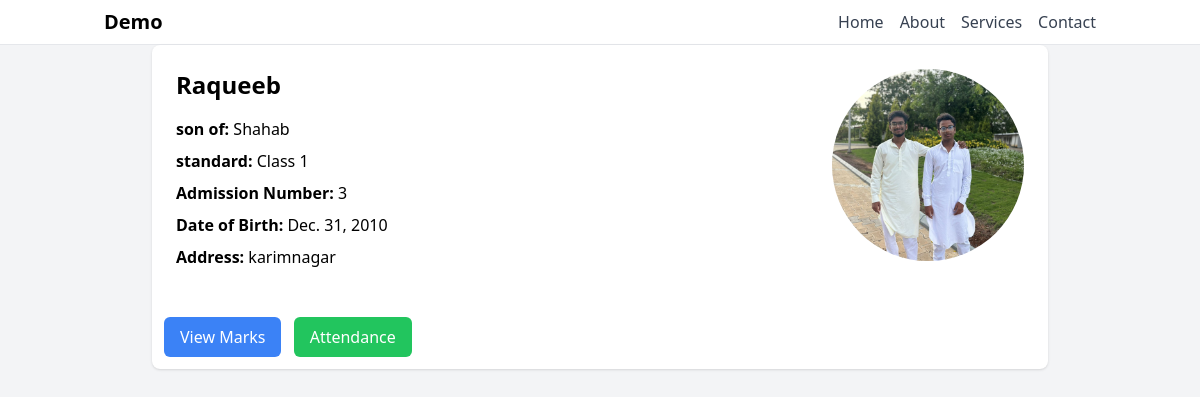
Page /details/3/ on the committed database.
### Student_app/models.py (models this page shows, shortened)
class Student(models.Model):
    name = models.CharField(max_length=100)
    father_name = models.CharField(max_length=100, null=True)
    roll_no = models.IntegerField(unique=True)
    standard = models.ForeignKey(Class, on_delete=models.CASCADE)
    date_of_birth = models.DateField(null=True, blank=True)
    email = models.EmailField(null=True, blank=True)
    address = models.TextField(null=True, blank=True)
    phone_number = models.IntegerField(null=True, blank=True)
    photo = models.ImageField(upload_to="student-photos", null=True)

class Class(models.Model):
    name = models.CharField(max_length=50, unique=True)
    section = models.CharField(max_length=10, null=True, blank=True)
    def __str__(self):
        return f"{self.name} {self.section if self.section else ''}"

### Student_app/views.py (the view)
# urls.py: path('details/<int:id>/', student_details, name="std_details"),
def student_details(request, id):
    queryset = Student.objects.get(id = id)
    context = {'students': queryset} #sending data
    return render(request, 'student_detail.html', context)

### Student_app/templates/student_detail.html (shortened to what this page needs)
<!DOCTYPE html>
<html lang="en">
<head>
    <script src="https://cdn.tailwindcss.com"></script>
    <link rel="stylesheet" href="https://cdn.jsdelivr.net/npm/tailwindcss@2.2.19/dist/tailwind.min.css">
</head>
<body class="bg-gray-100">
<nav class="bg-white border-b border-gray-200">
  <div class="container mx-auto px-4 py-2 flex justify-between items-center">
    <div class="text-xl font-bold">Demo</div>
    <div class="hidden md:flex space-x-4">
      <a href="#" class="text-gray-700 hover:text-blue-500">Home</a>
      <a href="#" class="text-gray-700 hover:text-blue-500">About</a>
      <a href="#" class="text-gray-700 hover:text-blue-500">Services</a>
      <a href="#" class="text-gray-700 hover:text-blue-500">Contact</a>
    </div>
  </div>
</nav>
<div class="max-w-4xl mx-auto bg-white shadow overflow-hidden sm:rounded-lg">
  <div class="flex flex-col md:flex-row">
      <div class="flex-1 p-6">
          <h1 class="text-2xl font-bold mb-4">{{students.name}}</h1>
          <p class="mb-2"><strong>son of:</strong> {{students.father_name}}</p>
          <p class="mb-2"><strong>standard:</strong> {{students.standard}}</p>
          <p class="mb-2"><strong>Admission Number:</strong> {{students.roll_no}}</p>
          <p class="mb-2"><strong>Date of Birth:</strong> {{students.date_of_birth}}</p>
          <p class="mb-2"><strong>Address:</strong> {{students.address}}</p>
      </div>
      <div class="flex-none p-6">
          <img class="w-48 h-48 object-cover rounded-full mx-auto" src="/media/{{students.photo}}" alt="{{students.name}}">
      </div>
  </div>
  <div class="mt-4 m-3">
    <a href="/exams/{{students.id}}" class="inline-block bg-blue-500 text-white px-4 py-2 rounded-md mr-2 hover:bg-blue-700">View Marks</a>
    <a href="#" class="inline-block bg-green-500 text-white px-4 py-2 rounded-md hover:bg-green-700">Attendance</a>
</div>
</div>
</body>
</html>

### rows in the picture
Student: name "Raqueeb", father_name "Shahab", standard "Class 1", roll_no "3", date_of_birth "Dec. 31, 2010", address "karimnagar", photo (picture)
